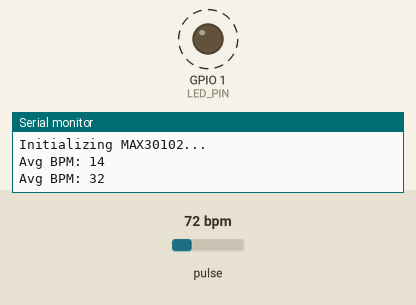
Bench run of a sketch on a simulated ESP8266 (NodeMCU). On the bench: output pins drawn as LEDs (lit = HIGH), the last lines printed to the serial monitor. Dashed ring = blinking. The inputs (shaded band) are chosen by the test bench; at power-on: pulse 72 bpm.

Above: at 2.2 s.
2.3 s: pulse set to 130 bpm
5.3 s: pulse set to 42 bpm
At 6.66 s:
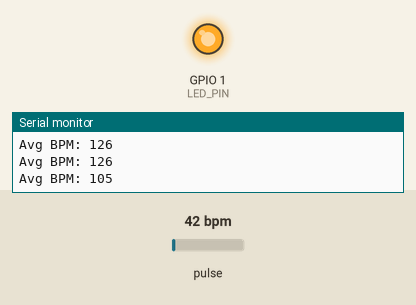
8.1 s: pulse set to 100 bpm
At 9.2 s:
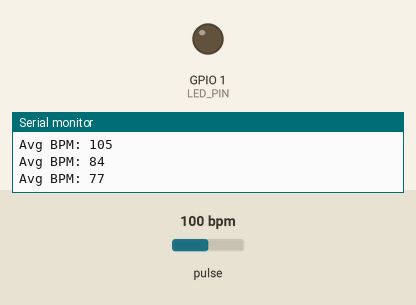
Timing chart, 0 to 11.1 s (numbered marks = the images above; inputs shaded):
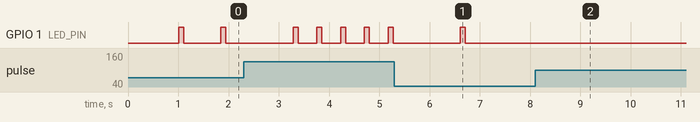

Measured:
- after the input at 8.1 s, GPIO 1 (LED_PIN): stops changing and stays LOW
- by itself, GPIO 1 (LED_PIN): alternates HIGH for 0.10 s and LOW for 0.37 s

The sketch:

fenilSirCode.ino
```cpp
#include <Wire.h>
#include "MAX30105.h"
#include "heartRate.h"

// === Pin Definitions ===
#define SDA_PIN D4           // SDA pin for DOIT ESP32 DEVKIT V1
#define SCL_PIN D5           // SCL pin for DOIT ESP32 DEVKIT V1
#define LED_PIN D10            // Onboard LED pin

// === Global Objects ===
MAX30105 particleSensor;

// === Heart Rate Variables ===
const byte RATE_SIZE = 4;
byte rates[RATE_SIZE];
byte rateSpot = 0;
long lastBeat = 0;
float beatsPerMinute;
int beatAvg;

void setup() {
  Serial.begin(115200);
  delay(1000);

  Wire.begin(SDA_PIN, SCL_PIN);
  Wire.setClock(100000);

  pinMode(LED_PIN, OUTPUT);
  digitalWrite(LED_PIN, LOW); // Start with LED off

  Serial.println("Initializing MAX30102...");
  if (!particleSensor.begin(Wire, I2C_SPEED_STANDARD)) {
    Serial.println("MAX30102 not found. Please check wiring.");
    while (1);
  }

  particleSensor.setup();
  particleSensor.setPulseAmplitudeRed(0x2A);
  particleSensor.setPulseAmplitudeGreen(0); // Green not used
}

void loop() {
  long irValue = particleSensor.getIR();

  if (irValue < 50000) {
    Serial.println("No finger detected");
    digitalWrite(LED_PIN, LOW);
    delay(200);
    return;
  }

  if (checkForBeat(irValue)) {
    long delta = millis() - lastBeat;
    lastBeat = millis();

    beatsPerMinute = 60 / (delta / 1000.0);

    if (beatsPerMinute > 20 && beatsPerMinute < 255) {
      rates[rateSpot++] = (byte)beatsPerMinute;
      rateSpot %= RATE_SIZE;

      beatAvg = 0;
      for (byte i = 0; i < RATE_SIZE; i++) {
        beatAvg += rates[i];
      }
      beatAvg /= RATE_SIZE;

      Serial.print("Avg BPM: ");
      Serial.println(beatAvg);

      // Blink LED if BPM is abnormal
      if (beatAvg < 60 || beatAvg > 100) {
        digitalWrite(LED_PIN, HIGH);
        delay(100);
        digitalWrite(LED_PIN, LOW);
        delay(100);
      } else {
        digitalWrite(LED_PIN, LOW);
      }
    }
  }
  delay(20);
}
```
